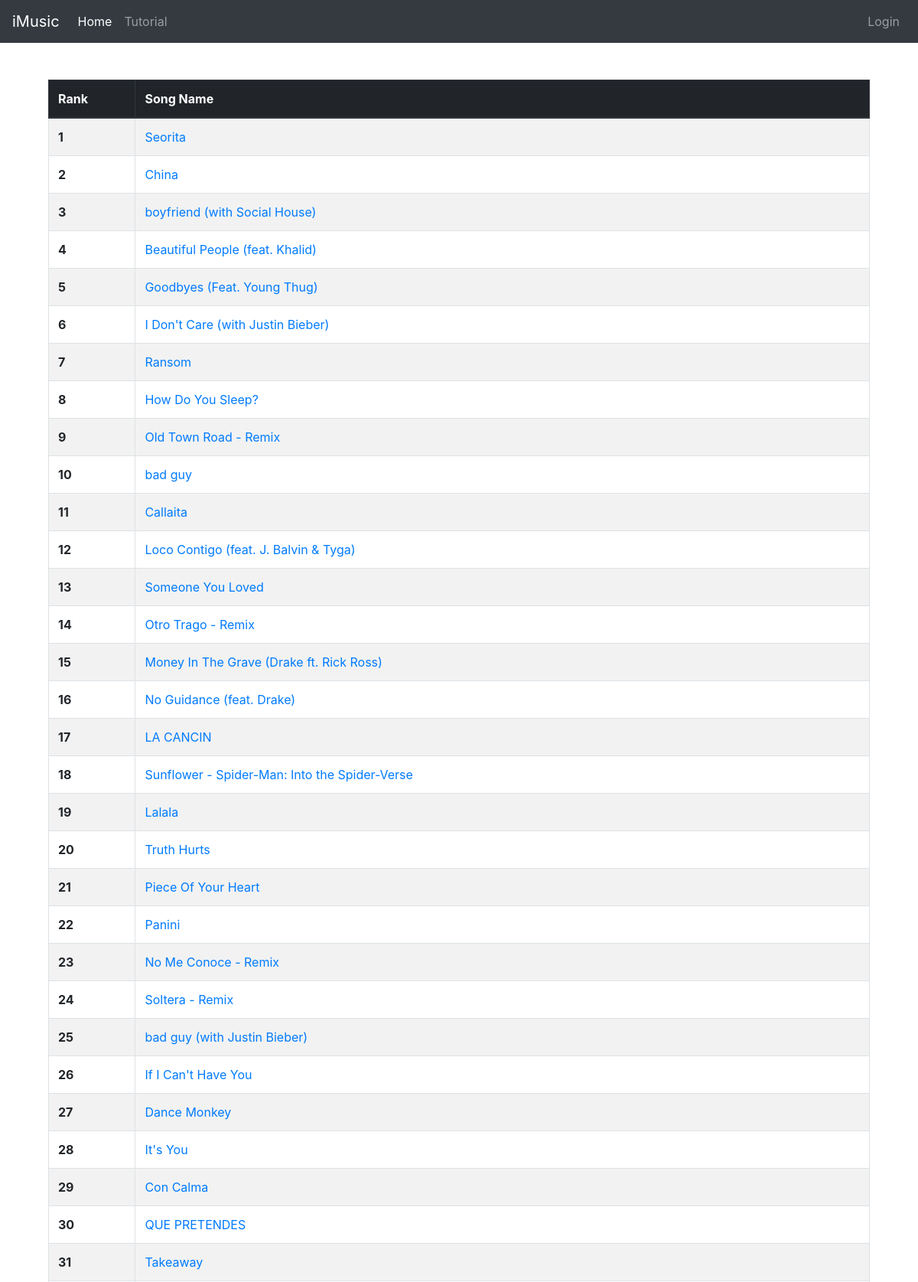
The app's page /leaderboard (upper part) with its own data.
### app/models.py (models this page shows, shortened)
class Song(db.Model):
    id = db.Column(db.Integer, primary_key=True)
    track_name = db.Column(db.String(128))
    artist_name = db.Column(db.String(64))
    genre = db.Column(db.String(64))
    beats_per_minute = db.Column(db.Integer)
    song_data = db.relationship('SongData', backref='song')

### app/routes.py (the view)
@app.route('/leaderboard')
def leaderboard():
    all_songs = Song.query.order_by(Song.id.asc()).all()
    return render_template('leaderboard.html', all_songs=all_songs)

### app/routes.py (called while the page is built)
@app.before_request
def before_request():
    if current_user.is_authenticated:
        current_user.last_seen = datetime.utcnow()
        db.session.commit()

### app/templates/leaderboard.html (shortened to what this page needs)
{% extends "base.html" %}
{% block content %}
<!DOCTYPE html>
<html lang="en">
<head>
</head>
<body>
    <div class="container-leaderboard">
        <div class="col-lg-12">
            <div class="table-responsive">
                <table class="table table-striped table-bordered">
                    <thead class="thead-dark">
                        <tr>
                            <th>Rank</th>
                            <th>Song Name</th>
                        </tr>
                    </thead>
                    <tbody>
                        <tr>
                            {% for song in all_songs %}
                            <th>{{ song.id }}</th>
                            <td><a href="{{url_for('song_page', songID=song.id) }}">{{ song.track_name }}</a></td>
                        </tr>
                        {% endfor %}
                    </tbody>
                </table>
            </div>
        </div>
    </div>
</body>
</html>
{% endblock %}

### app/templates/base.html (shortened to what this page needs)
<!DOCTYPE html>
<html lang="en">
<head>
    <link rel="stylesheet" href="/static/css/site.css">
    <link
     rel="stylesheet"
     href="https://stackpath.bootstrapcdn.com/bootstrap/4.1.3/css/bootstrap.min.css"
>
    <link rel="stylesheet" href="https://use.fontawesome.com/releases/v5.14.0/css/all.css"
>
    <nav class="navbar navbar-expand-lg navbar-dark bg-dark">
        <a class="navbar-brand" href="{{ url_for('index') }}">iMusic</a>
        <div class="collapse navbar-collapse" id="navbarNav">
            <ul class="navbar-nav">
                <li class="nav-item active">
                <a class="nav-link" href="{{ url_for('index') }}">Home <span class="sr-only">(current)</span></a>
                </li>
                <li class="nav-item">
                <a class="nav-link" href="{{ url_for('tutorial') }}">Tutorial</a>
                </li>
            </ul>
            <ul class="navbar-nav ml-auto">
                {% if current_user.is_anonymous %}
                <li class="nav-item">
                <a class="nav-link" href="{{ url_for('login') }}">Login</a>
                </li>
                {% endif %}
            </ul>
        </div>
    </nav>
</head>
<body>
    {% block content %}
    {% endblock %}
</body>
</html>

### app/static/css/site.css (style rules this page uses)
.container-leaderboard { padding: 3rem; }

### records on screen
Song: id "1", track_name "Seorita"
Song: id "2", track_name "China"
Song: id "3", track_name "boyfriend (with Social House)"
Song: id "4", track_name "Beautiful People (feat. Khalid)"
Song: id "5", track_name "Goodbyes (Feat. Young Thug)"
Song: id "6", track_name "I Don't Care (with Justin Bieber)"
Song: id "7", track_name "Ransom"
Song: id "8", track_name "How Do You Sleep?"
Song: id "9", track_name "Old Town Road - Remix"
Song: id "10", track_name "bad guy"
Song: id "11", track_name "Callaita"
Song: id "12", track_name "Loco Contigo (feat. J. Balvin & Tyga)"
Song: id "13", track_name "Someone You Loved"
Song: id "14", track_name "Otro Trago - Remix"
Song: id "15", track_name "Money In The Grave (Drake ft. Rick Ross)"
Song: id "16", track_name "No Guidance (feat. Drake)"
Song: id "17", track_name "LA CANCIN"
Song: id "18", track_name "Sunflower - Spider-Man: Into the Spider-Verse"
Song: id "19", track_name "Lalala"
Song: id "20", track_name "Truth Hurts"
Song: id "21", track_name "Piece Of Your Heart"
Song: id "22", track_name "Panini"
Song: id "23", track_name "No Me Conoce - Remix"
Song: id "24", track_name "Soltera - Remix"
Song: id "25", track_name "bad guy (with Justin Bieber)"
Song: id "26", track_name "If I Can't Have You"
Song: id "27", track_name "Dance Monkey"
Song: id "28", track_name "It's You"
Song: id "29", track_name "Con Calma"
Song: id "30", track_name "QUE PRETENDES"
Song: id "31", track_name "Takeaway"
